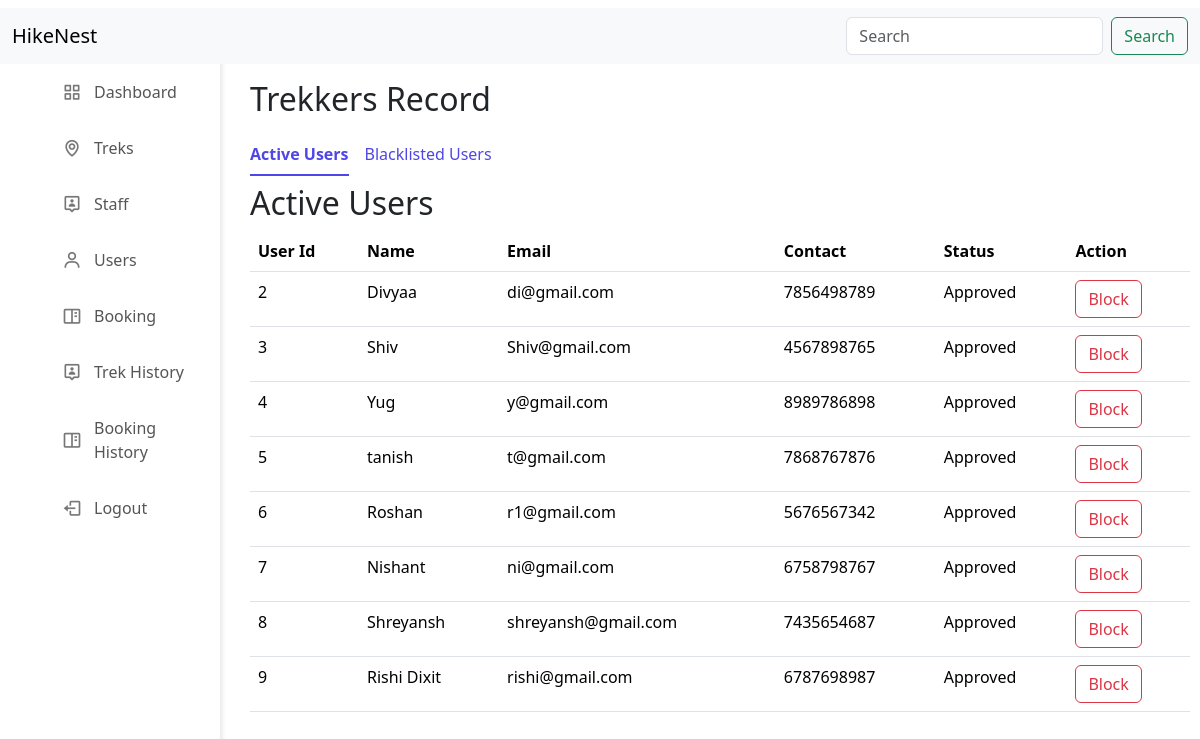
The page /admin_users_active on the database its author committed.
### application/models.py (models this page shows)
class User(db.Model):
    __tablename__ = 'user'
    id = db.Column(db.Integer(), primary_key = True, autoincrement = True)
    name = db.Column(db.String(),  nullable = False)
    email = db.Column(db.String(), unique = True, nullable = False)
    phone = db.Column(db.String(10), unique = True, nullable = False)
    password = db.Column(db.String(), nullable = False)
    status = db.Column(db.String(),  nullable = False, default= "Approved")
    bookings = db.relationship("Booking", backref = "user")

### application/controllers.py (the view)
@app.route("/admin_users_active")
def admin_users_active():
    active_user = User.query.filter_by( status = 'Approved').all()
    return render_template("admin_users_active.html", active_user = active_user)

### templates/admin_users_active.html (shortened to what this page needs)
<!DOCTYPE html>
<html>
    <head>
        <link rel="stylesheet" href="/static/dashboard.css">
        <link href="https://cdn.jsdelivr.net/npm/bootstrap@5.3.8/dist/css/bootstrap.min.css" rel="stylesheet">
        <link rel="stylesheet" href="https://cdn.jsdelivr.net/npm/boxicons@latest/css/boxicons.min.css">
    </head>
    <body>
        <div class="sidebar">
            <ul class="nav-links">
                <li><a href="/admin_dashboard"><i class="bx bx-grid-alt"></i> Dashboard</a></li>
                <li><a href="/admin_trek"><i class="bx bx-map"></i> Treks</a></li>
                <li><a href="/admin_staff_active"><i class="bx bx-user-pin"></i> Staff</a></li>
                <li><a href="/admin_users_active"><i class="bx bx-user"></i> Users</a></li>
                <li><a href="/admin_bookings"><i class="bx bx-book-content"></i> Booking</a></li>
                <li><a href="/admin_trek_history"><i class="bx bx-user-pin"></i> Trek History</a></li>
                <li><a href="/admin_booking_history"><i class="bx bx-book-content"></i> Booking History</a></li>
                <li><a href="/logout" class="logout"><i class="bx bx-log-out"></i> Logout</a></li>
            </ul>
        </div>
        <div class="navbar" style = "position : fixed;">
            <nav class="navbar bg-body-tertiary" >
                <div class="container-fluid">
                    <a class="navbar-brand">HikeNest</a>
                    <form class="d-flex" role="search" action = "/search_admin_users">
                    <input class="form-control me-2" type="search" name="search" placeholder="Search" aria-label="Search"/>
                    <button class="btn btn-outline-success" type="submit">Search</button>
                    </form>
                </div>
            </nav>
        </div>
        <div class = "canvas" >
            <h2>Trekkers Record</h2>
            <div class= "navbar" >
                <ul class="nav nav-underline">
                    <li class="nav-item">
                        <a class="nav-link active "  href="/admin_users_active" style = " color: #4f46e5;">Active Users</a>
                    </li>
                    <li class="nav-item">
                        <a class="nav-link" href="/admin_users_blacklisted" style = " color: #4f46e5;">Blacklisted Users</a>
                    </li>
                </ul>
            </div>
            <h2>Active Users</h2>
            <div class = "table">
                <table class="table table-hover" >
                    <thead>
                        <tr>
                            <th scope="row">User Id</th>
                            <th scope="row">Name</th>
                            <th scope="row">Email</th>
                            <th scope="row">Contact</th>
                            <th scope="row">Status</th>
                            <th scope="row">Action</th>
                        </tr>
                    </thead>
                    <tbody>
                        {% if active_user %}
                            {% for user in active_user %}
                            <tr>
                                <td>{{user.id}}</td>
                                <td>{{user.name}}</td>
                                <td>{{user.email}}</td>
                                <td>{{user.phone}}</td>
                                <td>{{user.status}}</td>
                                <td><a href="/admin_user_reject/{{user.id}}" class="btn btn-outline-danger" >Block</a></td>
                            </tr>
                            {% endfor %}
                        {% else %}
                        <tr>
                            <td colspan="9" class="text-center">
                                There is no data.
                            </td>
                        </tr>
                        {% endif %}
                    </tbody>
                </table>
            </div>
        </div>
    </body>
</html>

### static/dashboard.css (style rules this page uses)
* { margin: 0; padding: 0; box-sizing: border-box; }
body { background-color: #f4f5f7; }
.sidebar { margin-top: 50px; position: fixed; top: 0; left: 0; height: 100%; width: 220px; background-color: #ffffff; box-shadow: 2px 0px 5px rgba(0,0,0,0.1); padding: 20px; }
.nav-links { list-style: none; }
.nav-links li { margin-bottom: 12px; }
.nav-links li a { display: flex; align-items: center; text-decoration: none; color: #555555; font-size: 16px; padding: 10px; border-radius: 6px; }
.nav-links li a i { font-size: 20px; margin-right: 12px; color: #777777; }
.navbar { top: 0; margin-top: 0px; width: 100%; position:fixed; text-decoration: none; }
.canvas { overflow: auto; margin-left: 240px; margin-top: 70px; margin-right: 20px; padding: 10px; width:calc(100% - 240px); height:calc(100vh - 70px); }

### rows shown on the page
User: id "2", name "Divyaa", email "di@gmail.com", phone "7856498789", status "Approved"
User: id "3", name "Shiv", email "Shiv@gmail.com", phone "4567898765", status "Approved"
User: id "4", name "Yug", email "y@gmail.com", phone "8989786898", status "Approved"
User: id "5", name "tanish", email "t@gmail.com", phone "7868767876", status "Approved"
User: id "6", name "Roshan", email "r1@gmail.com", phone "5676567342", status "Approved"
User: id "7", name "Nishant", email "ni@gmail.com", phone "6758798767", status "Approved"
User: id "8", name "Shreyansh", email "shreyansh@gmail.com", phone "7435654687", status "Approved"
User: id "9", name "Rishi Dixit", email "rishi@gmail.com", phone "6787698987", status "Approved"
